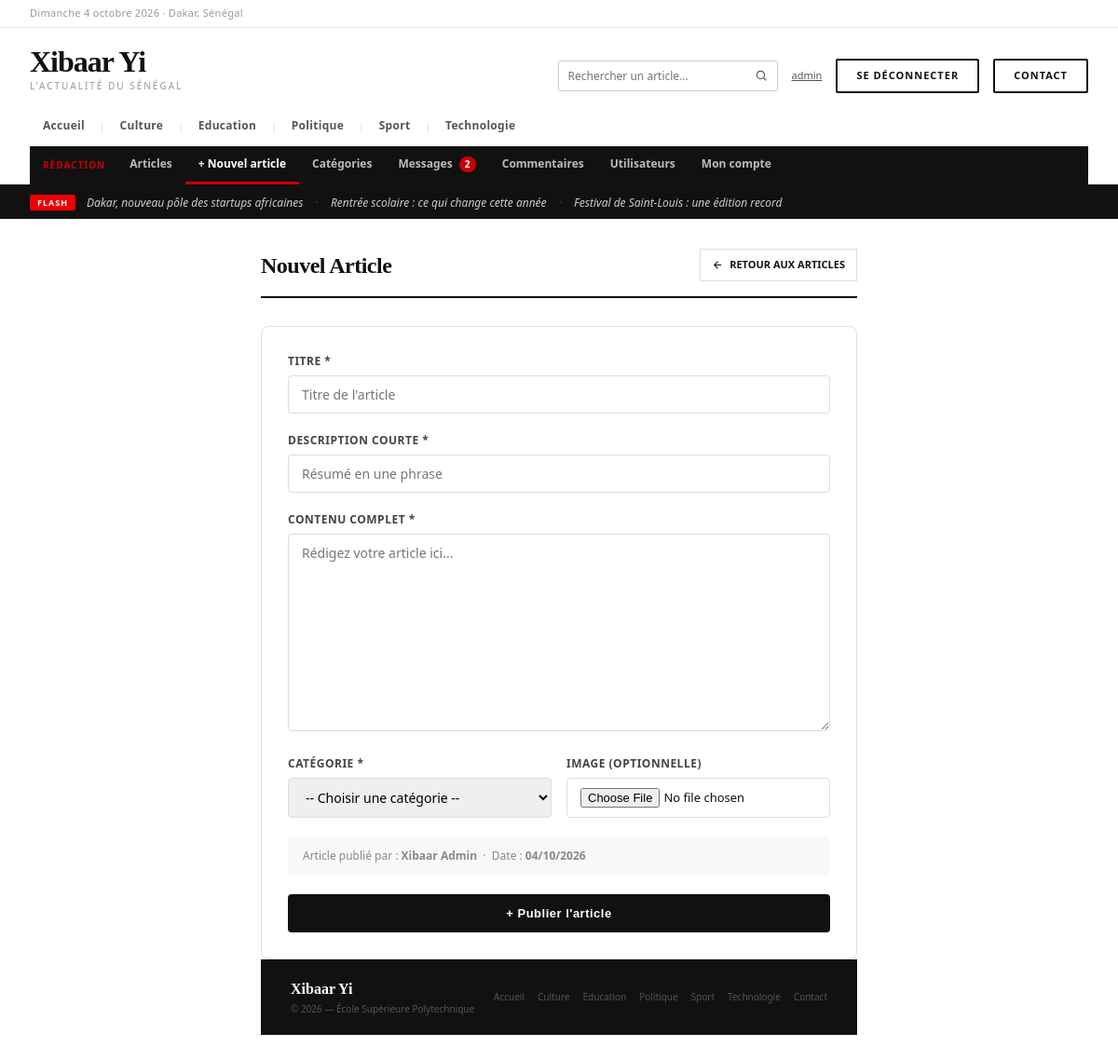
The page /admin/articles/ajouter.php (signed in) on the database its author committed.
### tables this page shows
CREATE TABLE IF NOT EXISTS categories (
    id  INT AUTO_INCREMENT PRIMARY KEY,
    nom VARCHAR(100) NOT NULL UNIQUE
);

CREATE TABLE IF NOT EXISTS articles (
    id                 INT AUTO_INCREMENT PRIMARY KEY,
    titre              VARCHAR(255) NOT NULL,
    description_courte TEXT NOT NULL,
    contenu            LONGTEXT NOT NULL,
    image              VARCHAR(255) DEFAULT '',
    date_publication   DATETIME NOT NULL DEFAULT CURRENT_TIMESTAMP,
    vues               INT NOT NULL DEFAULT 0,
    id_categorie       INT NOT NULL,
    id_auteur          INT NOT NULL,
    FOREIGN KEY (id_categorie) REFERENCES categories(id) ON DELETE CASCADE,
    FOREIGN KEY (id_auteur)    REFERENCES utilisateurs(id) ON DELETE CASCADE
);

### includes/config.php (called while the page is built, shortened)
<?php
function url($chemin = '')
{
    return BASE_URL . '/' . ltrim($chemin, '/');
}

### public/admin/articles/ajouter.php (the view, shortened to what this page needs)
<?php
require_once __DIR__ . '/../../../includes/auth.php';
$titre        = trim($_POST['titre'] ?? '');
$description  = trim($_POST['description_courte'] ?? '');
$contenu      = trim($_POST['contenu'] ?? '');
require_once __DIR__ . '/../../../includes/entete.php';
?>
<div style="max-width:760px; margin:32px auto; padding:0 24px;">
    <div class="page-header">
        <div class="page-title">Nouvel article</div>
        <a href="<?= url('admin/articles/liste.php') ?>" class="btn btn-secondary">
            <svg width="13" height="13" viewBox="0 0 24 24" fill="none" stroke="currentColor" stroke-width="2"><path d="M19 12H5M12 19l-7-7 7-7"/></svg>
            Retour aux articles
        </a>
    </div>
    <div style="background:#fff; border-radius:8px; border:0.5px solid #e0e0e0; padding:28px;">
    <form method="POST" action="ajouter.php" enctype="multipart/form-data" id="formArticle">
        <div style="margin-bottom:20px;">
            <label style="display:block; font-size:12px; font-weight:700; color:#444; margin-bottom:6px; text-transform:uppercase; letter-spacing:.5px;">Titre *</label>
            <input type="text" name="titre" placeholder="Titre de l'article" maxlength="255"
                value="<?= htmlspecialchars($titre) ?>"
                style="width:100%; padding:10px 14px; border:1px solid #ddd; border-radius:4px; font-size:14px; font-family:inherit;">
        </div>
        <div style="margin-bottom:20px;">
            <label style="display:block; font-size:12px; font-weight:700; color:#444; margin-bottom:6px; text-transform:uppercase; letter-spacing:.5px;">Description courte *</label>
            <input type="text" name="description_courte" placeholder="Résumé en une phrase"
                value="<?= htmlspecialchars($description) ?>"
                style="width:100%; padding:10px 14px; border:1px solid #ddd; border-radius:4px; font-size:14px; font-family:inherit;">
        </div>
        <div style="margin-bottom:20px;">
            <label style="display:block; font-size:12px; font-weight:700; color:#444; margin-bottom:6px; text-transform:uppercase; letter-spacing:.5px;">Contenu complet *</label>
            <textarea name="contenu" rows="10" placeholder="Rédigez votre article ici..."
                style="width:100%; padding:10px 14px; border:1px solid #ddd; border-radius:4px; font-size:14px; font-family:inherit; resize:vertical;"><?= htmlspecialchars($contenu) ?></textarea>
        </div>
        <div class="form-grille" style="margin-bottom:20px;">
            <div>
                <label style="display:block; font-size:12px; font-weight:700; color:#444; margin-bottom:6px; text-transform:uppercase; letter-spacing:.5px;">Catégorie *</label>
                <select name="id_categorie"
                    style="width:100%; padding:10px 14px; border:1px solid #ddd; border-radius:4px; font-size:14px; font-family:inherit;">
                    <option value="">-- Choisir une catégorie --</option>
                </select>
            </div>
            <div>
                <label style="display:block; font-size:12px; font-weight:700; color:#444; margin-bottom:6px; text-transform:uppercase; letter-spacing:.5px;">Image (optionnelle)</label>
                <input type="file" name="image" accept=".jpg,.jpeg,.png,.webp"
                    style="width:100%; padding:10px 14px; border:1px solid #ddd; border-radius:4px; font-size:13px; font-family:inherit;">
            </div>
        </div>
        <div style="background:#f8f8f8; border-radius:4px; padding:12px 16px; margin-bottom:20px; font-size:12px; color:#888;">
            Article publié par : <strong><?= htmlspecialchars($_SESSION['user_nom']) ?></strong>
            &nbsp;·&nbsp; Date : <strong><?= date('d/m/Y') ?></strong>
        </div>
        <button type="submit"
            style="width:100%; background:#111; color:#fff; padding:13px; border:none; border-radius:4px; font-size:13px; font-weight:600; cursor:pointer; letter-spacing:.5px;">
            + Publier l'article
        </button>
    </form>
</div>
<?php require_once __DIR__ . '/../../../includes/pied.php'; ?>

### includes/entete.php (shortened to what this page needs)
<?php
require_once __DIR__ . '/auth.php';
?>
<!DOCTYPE html>
<html lang="fr">
<head>
    <link rel="stylesheet" href="<?= url('assets/css/style.css') ?>">
</head>
<body>
<div class="site">
    <div class="topbar">
        <div class="topbar-date">
            <?php
            $jours_fr = ['Monday'=>'Lundi','Tuesday'=>'Mardi','Wednesday'=>'Mercredi','Thursday'=>'Jeudi','Friday'=>'Vendredi','Saturday'=>'Samedi','Sunday'=>'Dimanche'];
            $mois_fr = ['January'=>'janvier','February'=>'février','March'=>'mars','April'=>'avril','May'=>'mai','June'=>'juin','July'=>'juillet','August'=>'août','September'=>'septembre','October'=>'octobre','November'=>'novembre','December'=>'décembre'];
            $nom_jour = $jours_fr[date('l')] ?? date('l');
            $nom_mois = $mois_fr[date('F')]  ?? date('F');
            echo $nom_jour . ' ' . date('j') . ' ' . $nom_mois . ' ' . date('Y') . ' · Dakar, Sénégal';
            ?>
        </div>
    </div>
    <div class="header">
        <div class="header-main">
            <a href="<?= url('index.php') ?>" style="text-decoration:none;">
                <div class="logo-wordmark">Xibaar Yi</div>
                <div class="logo-tagline">L'actualité du Sénégal</div>
            </a>
            <div class="header-actions">
                <form method="GET" action="<?= url('index.php') ?>" class="recherche" role="search">
                    <input type="search" name="q" placeholder="Rechercher un article..." aria-label="Rechercher un article"
                           value="<?= htmlspecialchars($_GET['q'] ?? '', ENT_QUOTES, 'UTF-8') ?>">
                    <button type="submit" aria-label="Lancer la recherche">
                        <svg width="14" height="14" viewBox="0 0 24 24" fill="none" stroke="currentColor" stroke-width="2"><circle cx="11" cy="11" r="7"/><path d="M21 21l-4.3-4.3"/></svg>
                    </button>
                </form>
                <?php if (isset($_SESSION['user_role'])) : ?>
                    <a href="<?= url('admin/compte.php') ?>" class="lien-compte" title="Mon compte">
                        <?php echo htmlspecialchars($_SESSION['user_login'], ENT_QUOTES, 'UTF-8'); ?>
                    </a>
                    <form method="POST" action="<?= url('deconnexion.php') ?>" class="form-inline">
                        <button type="submit" class="btn-cnx">Se déconnecter</button>
                    </form>
                <?php else : ?>
                    <a href="<?= url('connexion.php') ?>" class="btn-cnx">Se connecter</a>
                <?php endif; ?>
                <a href="<?= url('contact.php') ?>" class="btn-cnx">Contact</a>
            </div>
        </div>
        <nav class="nav-cats">
            <?php $active_all = (basename($_SERVER['SCRIPT_NAME'] ?? '') === 'index.php' && empty($_GET['categorie'])) ? 'active' : ''; ?>
            <a href="<?= url('index.php') ?>" class="<?php echo $active_all; ?>">Accueil</a>
            <?php
            if (isset($pdo)) {
                $stmt_nav = $pdo->query("SELECT id, nom FROM categories ORDER BY nom ASC");
                while ($cat = $stmt_nav->fetch(PDO::FETCH_ASSOC)) {
                    $nom = $cat['nom'];
                    $is_active = (isset($_GET['categorie']) && $_GET['categorie'] === $nom) ? 'active' : '';
                    echo '<span class="sep">|</span>';
                    echo '<a href="' . url('index.php') . '?categorie=' . urlencode($nom) . '" class="' . $is_active . '">';
                    echo htmlspecialchars($nom);
                    echo '</a>';
                }
            }
            ?>
        </nav>
        <?php if (in_array($_SESSION['user_role'] ?? '', ['editeur', 'administrateur'], true)) : ?>
            <?php
            $requetes_compteurs = [
                'admin/messages/liste.php'     => "SELECT COUNT(*) FROM messages_contact WHERE lu = 0",
                'admin/commentaires/liste.php' => "SELECT COUNT(*) FROM commentaires WHERE statut = 'en_attente'",
            ];
            $compteurs_admin = [];
            foreach ($requetes_compteurs as $chemin => $sql) {
                try {
                    $compteurs_admin[$chemin] = (int) $pdo->query($sql)->fetchColumn();
                } catch (PDOException $e) {
                }
            }
            $page_admin = $_SERVER['SCRIPT_NAME'] ?? '';
            $liens_admin = [
                'admin/articles/liste.php'     => 'Articles',
                'admin/articles/ajouter.php'   => '+ Nouvel article',
                'admin/categories/liste.php'   => 'Catégories',
                'admin/messages/liste.php'     => 'Messages',
                'admin/commentaires/liste.php' => 'Commentaires',
            ];
            if ($_SESSION['user_role'] === 'administrateur') {
                $liens_admin['admin/utilisateurs/liste.php'] = 'Utilisateurs';
            }
            $liens_admin['admin/compte.php'] = 'Mon compte';
            $lien_actif = null;
            foreach ($liens_admin as $chemin => $libelle) {
                if (substr($page_admin, -strlen($chemin)) === $chemin) {
                    $lien_actif = $chemin;
                }
            }
            ?>
            <nav class="nav-admin">
                <span class="nav-admin-titre">Rédaction</span>
                <?php foreach ($liens_admin as $chemin => $libelle) : ?>
                    <a href="<?= url($chemin) ?>" class="<?= $chemin === $lien_actif ? 'active' : '' ?>">
                        <?= $libelle ?>
                        <?php if (($compteurs_admin[$chemin] ?? 0) > 0) : ?>
                            <span class="nav-admin-compteur"><?= $compteurs_admin[$chemin] ?></span>
                        <?php endif; ?>
                    </a>
                <?php endforeach; ?>
            </nav>
        <?php endif; ?>
    </div>
    <?php
    $articles_flash = $pdo->query("SELECT id, titre FROM articles
                                   ORDER BY date_publication DESC
                                   LIMIT 3")->fetchAll(PDO::FETCH_ASSOC);
    ?>
    <div class="ticker">
        <div class="ticker-label">FLASH</div>
        <div class="ticker-text">
            <?php if (empty($articles_flash)) : ?>
                Bienvenue sur Xibaar Yi — L'actualité du Sénégal
            <?php else : ?>
                <?php foreach ($articles_flash as $i => $flash) : ?>
                    <?= $i > 0 ? '<span class="ticker-sep">·</span>' : '' ?>
                    <a href="<?= url('article.php') ?>?id=<?= (int) $flash['id'] ?>"><?= htmlspecialchars($flash['titre'], ENT_QUOTES, 'UTF-8') ?></a>
                <?php endforeach; ?>
            <?php endif; ?>
        </div>
    </div>

### includes/pied.php (shortened to what this page needs)
<?php
require_once __DIR__ . '/config.php';
?>
    <div class="footer">
        <div>
            <a href="<?= url('index.php') ?>" style="text-decoration: none;">
                <div class="footer-logo">Xibaar Yi</div>
            </a>
            <div class="footer-text">
                &copy; <?php echo date('Y'); ?> — École Supérieure Polytechnique
            </div>
        </div>
        <div class="footer-links">
            <a href="<?= url('index.php') ?>">Accueil</a>
            <?php
            foreach ($pdo->query("SELECT nom FROM categories ORDER BY nom ASC") as $cat_pied) : ?>
                <a href="<?= url('index.php') ?>?categorie=<?= urlencode($cat_pied['nom']) ?>">
                    <?= htmlspecialchars($cat_pied['nom'], ENT_QUOTES, 'UTF-8') ?>
                </a>
            <?php endforeach; ?>
            <a href="<?= url('contact.php') ?>">Contact</a>
        </div>
    </div>
</div>
</body>
</html>

### rows shown on the page
categories: nom "Culture"
categories: nom "Education"
categories: nom "Politique"
categories: nom "Sport"
categories: nom "Technologie"
articles: titre "Dakar, nouveau pôle des startups africaines"
articles: titre "Rentrée scolaire : ce qui change cette année"
articles: titre "Festival de Saint-Louis : une édition record"

### other values the page prints
$_SESSION['user_login'] "admin"
$libelle "Articles"
$libelle "+ Nouvel article"
$libelle "Catégories"
$libelle "Messages"
$compteurs_admin[$chemin] "2"
$libelle "Commentaires"
$libelle "Utilisateurs"
$libelle "Mon compte"
$_SESSION['user_nom'] "Xibaar Admin"
